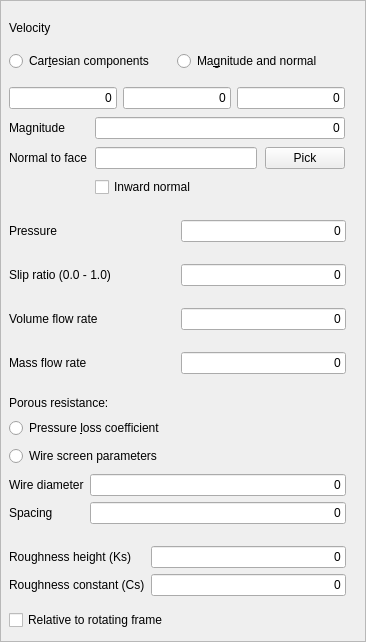
        <widget class="QFrame" name="basicFrame">
         <property name="frameShape">
          <enum>QFrame::StyledPanel</enum>
         </property>
         <property name="frameShadow">
          <enum>QFrame::Raised</enum>
         </property>
         <layout class="QVBoxLayout" name="layoutBasicPanel">
          <property name="leftMargin">
           <number>8</number>
          </property>
          <item>
           <layout class="QVBoxLayout" name="layoutBasicValues">
            <item>
             <widget class="QFrame" name="frame1">
              <property name="frameShape">
               <enum>QFrame::NoFrame</enum>
              </property>
              <property name="frameShadow">
               <enum>QFrame::Raised</enum>
              </property>
              <layout class="QVBoxLayout" name="layoutVelocity">
               <property name="spacing">
                <number>8</number>
               </property>
               <property name="leftMargin">
                <number>0</number>
               </property>
               <item>
                <widget class="QLabel" name="label_velocity">
                 <property name="text">
                  <string>Velocity</string>
                 </property>
                </widget>
               </item>
               <item>
                <layout class="QGridLayout" name="gridLayout">
                 <property name="topMargin">
                  <number>8</number>
                 </property>
                 <property name="rightMargin">
                  <number>8</number>
                 </property>
                 <property name="bottomMargin">
                  <number>8</number>
                 </property>
                 <property name="spacing">
                  <number>8</number>
                 </property>
                 <item row="0" column="0">
                  <widget class="QRadioButton" name="radioButtonCart">
                   <property name="text">
                    <string>Car&amp;tesian components</string>
                   </property>
                  </widget>
                 </item>
                 <item row="0" column="1">
                  <widget class="QRadioButton" name="radioButtonMagNormal">
                   <property name="text">
                    <string>Ma&amp;gnitude and normal</string>
                   </property>
                  </widget>
                 </item>
                </layout>
               </item>
               <item>
                <widget class="QFrame" name="frameCart">
                 <property name="frameShape">
                  <enum>QFrame::NoFrame</enum>
                 </property>
                 <property name="frameShadow">
                  <enum>QFrame::Raised</enum>
                 </property>
                 <layout class="QHBoxLayout" name="horizontalLayout">
                  <property name="leftMargin">
                   <number>0</number>
                  </property>
                  <property name="topMargin">
                   <number>0</number>
                  </property>
                  <property name="rightMargin">
                   <number>0</number>
                  </property>
                  <property name="bottomMargin">
                   <number>0</number>
                  </property>
                  <item>
                   <widget class="Gui::InputField" name="inputCartX">
                    <property name="sizePolicy">
                     <sizepolicy hsizetype="Preferred" vsizetype="Fixed">
                      <horstretch>0</horstretch>
                      <verstretch>0</verstretch>
                     </sizepolicy>
                    </property>
                    <property name="text">
                     <string>0</string>
                    </property>
                    <property name="alignment">
                     <set>Qt::AlignRight|Qt::AlignTrailing|Qt::AlignVCenter</set>
                    </property>
                    <property name="singleStep" stdset="0">
                     <double>0.100000000000000</double>
                    </property>
                    <property name="unit" stdset="0">
                     <string notr="true">m/s</string>
                    </property>
                    <property name="format" stdset="0">
                     <number>0</number>
                    </property>
                   </widget>
                  </item>
                  <item>
                   <widget class="Gui::InputField" name="inputCartY">
                    <property name="sizePolicy">
                     <sizepolicy hsizetype="Preferred" vsizetype="Fixed">
                      <horstretch>0</horstretch>
                      <verstretch>0</verstretch>
                     </sizepolicy>
                    </property>
                    <property name="text">
                     <string>0</string>
                    </property>
                    <property name="alignment">
                     <set>Qt::AlignRight|Qt::AlignTrailing|Qt::AlignVCenter</set>
                    </property>
                    <property name="singleStep" stdset="0">
                     <double>0.100000000000000</double>
                    </property>
                    <property name="unit" stdset="0">
                     <string notr="true">m/s</string>
                    </property>
                    <property name="format" stdset="0">
                     <number>0</number>
                    </property>
                   </widget>
                  </item>
                  <item>
                   <widget class="Gui::InputField" name="inputCartZ">
                    <property name="sizePolicy">
                     <sizepolicy hsizetype="Preferred" vsizetype="Fixed">
                      <horstretch>0</horstretch>
                      <verstretch>0</verstretch>
                     </sizepolicy>
                    </property>
                    <property name="text">
                     <string>0</string>
                    </property>
                    <property name="alignment">
                     <set>Qt::AlignRight|Qt::AlignTrailing|Qt::AlignVCenter</set>
                    </property>
                    <property name="singleStep" stdset="0">
                     <double>0.100000000000000</double>
                    </property>
                    <property name="unit" stdset="0">
                     <string notr="true">m/s</string>
                    </property>
                    <property name="format" stdset="0">
                     <number>0</number>
                    </property>
                   </widget>
                  </item>
                 </layout>
                </widget>
               </item>
               <item>
                <widget class="QFrame" name="frameMagNormal">
                 <property name="frameShape">
                  <enum>QFrame::NoFrame</enum>
                 </property>
                 <property name="frameShadow">
                  <enum>QFrame::Raised</enum>
                 </property>
                 <layout class="QFormLayout" name="layoutMagNormal">
                  <property name="horizontalSpacing">
                   <number>8</number>
                  </property>
                  <property name="verticalSpacing">
                   <number>8</number>
                  </property>
                  <property name="leftMargin">
                   <number>0</number>
                  </property>
                  <property name="topMargin">
                   <number>0</number>
                  </property>
                  <property name="rightMargin">
                   <number>0</number>
                  </property>
                  <property name="bottomMargin">
                   <number>0</number>
                  </property>
                  <item row="0" column="0">
                   <widget class="QLabel" name="label_2">
                    <property name="text">
                     <string>Magnitude</string>
                    </property>
                   </widget>
                  </item>
                  <item row="0" column="1">
                   <widget class="Gui::InputField" name="inputVelocityMag">
                    <property name="sizePolicy">
                     <sizepolicy hsizetype="MinimumExpanding" vsizetype="Fixed">
                      <horstretch>0</horstretch>
                      <verstretch>0</verstretch>
                     </sizepolicy>
                    </property>
                    <property name="text">
                     <string>0</string>
                    </property>
                    <property name="alignment">
                     <set>Qt::AlignRight|Qt::AlignTrailing|Qt::AlignVCenter</set>
                    </property>
                    <property name="singleStep" stdset="0">
                     <double>2.000000000000000</double>
                    </property>
                    <property name="minimum" stdset="0">
                     <double>0.000000000000000</double>
                    </property>
                    <property name="unit" stdset="0">
                     <string notr="true">m/s</string>
                    </property>
                    <property name="format" stdset="0">
                     <number>0</number>
                    </property>
                   </widget>
                  </item>
                  <item row="1" column="0">
                   <widget class="QLabel" name="label_5">
                    <property name="text">
                     <string>Normal to face</string>
                    </property>
                   </widget>
                  </item>
                  <item row="1" column="1">
                   <layout class="QHBoxLayout" name="layoutDirectionFace">
                    <item>
                     <widget class="QLineEdit" name="lineDirection">
                      <property name="text">
                       <string/>
                      </property>
                     </widget>
                    </item>
                    <item>
                     <widget class="QPushButton" name="buttonDirection">
                      <property name="sizePolicy">
                       <sizepolicy hsizetype="Preferred" vsizetype="Fixed">
                        <horstretch>0</horstretch>
                        <verstretch>0</verstretch>
                       </sizepolicy>
                      </property>
                      <property name="maximumSize">
                       <size>
                        <width>16777215</width>
                        <height>16777215</height>
                       </size>
                      </property>
                      <property name="text">
                       <string>Pick</string>
                      </property>
                     </widget>
                    </item>
                   </layout>
                  </item>
                  <item row="2" column="1">
                   <widget class="QCheckBox" name="checkReverse">
                    <property name="enabled">
                     <bool>true</bool>
                    </property>
                    <property name="minimumSize">
                     <size>
                      <width>160</width>
                      <height>0</height>
                     </size>
                    </property>
                    <property name="maximumSize">
                     <size>
                      <width>200</width>
                      <height>16777215</height>
                     </size>
                    </property>
                    <property name="text">
                     <string>Inward normal</string>
                    </property>
                   </widget>
                  </item>
                 </layout>
                </widget>
               </item>
              </layout>
             </widget>
            </item>
            <item>
             <widget class="QFrame" name="frame2">
              <property name="frameShape">
               <enum>QFrame::NoFrame</enum>
              </property>
              <property name="frameShadow">
               <enum>QFrame::Raised</enum>
              </property>
              <layout class="QHBoxLayout" name="horzLayout_2">
               <property name="leftMargin">
                <number>0</number>
               </property>
               <property name="topMargin">
                <number>8</number>
               </property>
               <property name="rightMargin">
                <number>8</number>
               </property>
               <property name="bottomMargin">
                <number>8</number>
               </property>
               <item>
                <widget class="QLabel" name="label_5">
                 <property name="text">
                  <string>Pressure</string>
                 </property>
                </widget>
               </item>
               <item>
                <widget class="Gui::InputField" name="inputPressure">
                 <property name="sizePolicy">
                  <sizepolicy hsizetype="Preferred" vsizetype="Fixed">
                   <horstretch>0</horstretch>
                   <verstretch>0</verstretch>
                  </sizepolicy>
                 </property>
                 <property name="text">
                  <string>0</string>
                 </property>
                 <property name="alignment">
                  <set>Qt::AlignRight|Qt::AlignTrailing|Qt::AlignVCenter</set>
                 </property>
                 <property name="singleStep" stdset="0">
                  <double>2.000000000000000</double>
                 </property>
                 <property name="unit" stdset="0">
                  <string notr="true">kg/m/s^2</string>
                 </property>
                 <property name="format" stdset="0">
                  <number>0</number>
                 </property>
                </widget>
               </item>
              </layout>
             </widget>
            </item>
            <item>
             <widget class="QFrame" name="frame3">
              <property name="frameShape">
               <enum>QFrame::NoFrame</enum>
              </property>
              <property name="frameShadow">
               <enum>QFrame::Raised</enum>
              </property>
              <layout class="QHBoxLayout" name="horzLayout_3">
               <property name="leftMargin">
                <number>0</number>
               </property>
               <property name="topMargin">
                <number>8</number>
               </property>
               <property name="rightMargin">
                <number>8</number>
               </property>
               <property name="bottomMargin">
                <number>8</number>
               </property>
               <item>
                <widget class="QLabel" name="label_4">
                 <property name="text">
                  <string>Slip ratio (0.0 - 1.0)</string>
                 </property>
                </widget>
               </item>
               <item>
                <widget class="Gui::InputField" name="inputSlipRatio">
                 <property name="sizePolicy">
                  <sizepolicy hsizetype="Preferred" vsizetype="Fixed">
                   <horstretch>0</horstretch>
                   <verstretch>0</verstretch>
                  </sizepolicy>
                 </property>
                 <property name="text">
                  <string>0</string>
                 </property>
                 <property name="alignment">
                  <set>Qt::AlignRight|Qt::AlignTrailing|Qt::AlignVCenter</set>
                 </property>
                 <property name="singleStep" stdset="0">
                  <double>0.100000000000000</double>
                 </property>
                 <property name="minimum" stdset="0">
                  <double>0.000000000000000</double>
                 </property>
                 <property name="maximum" stdset="0">
                  <double>1.000000000000000</double>
                 </property>
                 <property name="unit" stdset="0">
                  <string notr="true"/>
                 </property>
                 <property name="format" stdset="0">
                  <number>0</number>
                 </property>
                </widget>
               </item>
              </layout>
             </widget>
            </item>
            <item>
             <widget class="QFrame" name="frame4">
              <property name="frameShape">
               <enum>QFrame::NoFrame</enum>
              </property>
              <property name="frameShadow">
               <enum>QFrame::Raised</enum>
              </property>
              <layout class="QHBoxLayout" name="horzLayout_4">
               <property name="leftMargin">
                <number>0</number>
               </property>
               <property name="topMargin">
                <number>8</number>
               </property>
               <property name="rightMargin">
                <number>8</number>
               </property>
               <property name="bottomMargin">
                <number>8</number>
               </property>
               <item>
                <widget class="QLabel" name="label_4">
                 <property name="text">
                  <string>Volume flow rate</string>
                 </property>
                </widget>
               </item>
               <item>
                <widget class="Gui::InputField" name="inputVolFlowRate">
                 <property name="sizePolicy">
                  <sizepolicy hsizetype="Preferred" vsizetype="Fixed">
                   <horstretch>0</horstretch>
                   <verstretch>0</verstretch>
                  </sizepolicy>
                 </property>
                 <property name="text">
                  <string>0</string>
                 </property>
                 <property name="alignment">
                  <set>Qt::AlignRight|Qt::AlignTrailing|Qt::AlignVCenter</set>
                 </property>
                 <property name="singleStep" stdset="0">
                  <double>10000.000000000000000</double>
                 </property>
                 <property name="unit" stdset="0">
                  <string notr="true">m^3/s</string>
                 </property>
                 <property name="format" stdset="0">
                  <number>0</number>
                 </property>
                </widget>
               </item>
              </layout>
             </widget>
            </item>
            <item>
             <widget class="QFrame" name="frame5">
              <property name="frameShape">
               <enum>QFrame::NoFrame</enum>
              </property>
              <property name="frameShadow">
               <enum>QFrame::Raised</enum>
              </property>
              <layout class="QHBoxLayout" name="horzLayout_5">
               <property name="leftMargin">
                <number>0</number>
               </property>
               <property name="topMargin">
                <number>8</number>
               </property>
               <property name="rightMargin">
                <number>8</number>
               </property>
               <property name="bottomMargin">
                <number>8</number>
               </property>
               <item>
                <widget class="QLabel" name="label_4">
                 <property name="text">
                  <string>Mass flow rate</string>
                 </property>
                </widget>
               </item>
               <item>
                <widget class="Gui::InputField" name="inputMassFlowRate">
                 <property name="sizePolicy">
                  <sizepolicy hsizetype="Preferred" vsizetype="Fixed">
                   <horstretch>0</horstretch>
                   <verstretch>0</verstretch>
                  </sizepolicy>
                 </property>
                 <property name="text">
                  <string>0</string>
                 </property>
                 <property name="alignment">
                  <set>Qt::AlignRight|Qt::AlignTrailing|Qt::AlignVCenter</set>
                 </property>
                 <property name="singleStep" stdset="0">
                  <double>0.100000000000000</double>
                 </property>
                 <property name="unit" stdset="0">
                  <string notr="true">kg/s</string>
                 </property>
                 <property name="format" stdset="0">
                  <number>0</number>
                 </property>
                </widget>
               </item>
              </layout>
             </widget>
            </item>
            <item>
             <widget class="QFrame" name="frame7">
              <property name="frameShape">
               <enum>QFrame::NoFrame</enum>
              </property>
              <property name="frameShadow">
               <enum>QFrame::Raised</enum>
              </property>
              <layout class="QVBoxLayout" name="porousLayout">
               <property name="spacing">
                <number>8</number>
               </property>
               <property name="leftMargin">
                <number>0</number>
               </property>
               <property name="topMargin">
                <number>8</number>
               </property>
               <property name="rightMargin">
                <number>8</number>
               </property>
               <property name="bottomMargin">
                <number>8</number>
               </property>
               <item>
                <widget class="QLabel" name="label_3">
                 <property name="text">
                  <string>Porous resistance:</string>
                 </property>
                </widget>
               </item>
               <item>
                <widget class="QRadioButton" name="radioButtonPorousCoeff">
                 <property name="text">
                  <string>Pressure &amp;loss coefficient</string>
                 </property>
                 <attribute name="buttonGroup">
                  <string notr="true">buttonGroupPorous</string>
                 </attribute>
                </widget>
               </item>
               <item>
                <widget class="QRadioButton" name="radioButtonPorousScreen">
                 <property name="text">
                  <string>Wire screen parameters</string>
                 </property>
                 <attribute name="buttonGroup">
                  <string notr="true">buttonGroupPorous</string>
                 </attribute>
                </widget>
               </item>
               <item>
                <widget class="QStackedWidget" name="stackedWidgetPorous">
                 <property name="currentIndex">
                  <number>1</number>
                 </property>
                 <widget class="QWidget" name="pagePorousCoeff">
                  <layout class="QFormLayout" name="horzLayout_5">
                   <property name="leftMargin">
                    <number>0</number>
                   </property>
                   <property name="topMargin">
                    <number>0</number>
                   </property>
                   <property name="rightMargin">
                    <number>0</number>
                   </property>
                   <property name="bottomMargin">
                    <number>0</number>
                   </property>
                   <item row="0" column="0">
                    <widget class="QLabel" name="label_4">
                     <property name="sizePolicy">
                      <sizepolicy hsizetype="Preferred" vsizetype="Preferred">
                       <horstretch>0</horstretch>
                       <verstretch>0</verstretch>
                      </sizepolicy>
                     </property>
                     <property name="text">
                      <string>Pressure loss coefficient</string>
                     </property>
                    </widget>
                   </item>
                   <item row="0" column="1">
                    <widget class="Gui::InputField" name="inputPressureDropCoeff">
                     <property name="sizePolicy">
                      <sizepolicy hsizetype="Preferred" vsizetype="Fixed">
                       <horstretch>0</horstretch>
                       <verstretch>0</verstretch>
                      </sizepolicy>
                     </property>
                     <property name="text">
                      <string>0</string>
                     </property>
                     <property name="alignment">
                      <set>Qt::AlignRight|Qt::AlignTrailing|Qt::AlignVCenter</set>
                     </property>
                     <property name="singleStep" stdset="0">
                      <double>0.100000000000000</double>
                     </property>
                     <property name="minimum" stdset="0">
                      <double>0.000000000000000</double>
                     </property>
                     <property name="unit" stdset="0">
                      <string notr="true"/>
                     </property>
                     <property name="format" stdset="0">
                      <number>0</number>
                     </property>
                    </widget>
                   </item>
                  </layout>
                 </widget>
                 <widget class="QWidget" name="pagePorousScreen">
                  <layout class="QFormLayout" name="horzLayout_5">
                   <property name="fieldGrowthPolicy">
                    <enum>QFormLayout::AllNonFixedFieldsGrow</enum>
                   </property>
                   <property name="leftMargin">
                    <number>0</number>
                   </property>
                   <property name="topMargin">
                    <number>0</number>
                   </property>
                   <property name="rightMargin">
                    <number>0</number>
                   </property>
                   <property name="bottomMargin">
                    <number>0</number>
                   </property>
                   <item row="0" column="0">
                    <widget class="QLabel" name="label_4">
                     <property name="text">
                      <string>Wire diameter</string>
                     </property>
                    </widget>
                   </item>
                   <item row="0" column="1">
                    <widget class="Gui::InputField" name="inputWireDiameter">
                     <property name="sizePolicy">
                      <sizepolicy hsizetype="Preferred" vsizetype="Fixed">
                       <horstretch>0</horstretch>
                       <verstretch>0</verstretch>
                      </sizepolicy>
                     </property>
                     <property name="text">
                      <string>0</string>
                     </property>
                     <property name="alignment">
                      <set>Qt::AlignRight|Qt::AlignTrailing|Qt::AlignVCenter</set>
                     </property>
                     <property name="singleStep" stdset="0">
                      <double>0.100000000000000</double>
                     </property>
                     <property name="minimum" stdset="0">
                      <double>0.100000000000000</double>
                     </property>
                     <property name="unit" stdset="0">
                      <string notr="true">mm</string>
                     </property>
                     <property name="format" stdset="0">
                      <number>0</number>
                     </property>
                    </widget>
                   </item>
                   <item row="1" column="0">
                    <widget class="QLabel" name="label_4">
                     <property name="text">
                      <string>Spacing</string>
                     </property>
                     <property name="wordWrap">
                      <bool>false</bool>
                     </property>
                    </widget>
                   </item>
                   <item row="1" column="1">
                    <widget class="Gui::InputField" name="inputSpacing">
                     <property name="sizePolicy">
                      <sizepolicy hsizetype="Preferred" vsizetype="Fixed">
                       <horstretch>0</horstretch>
                       <verstretch>0</verstretch>
                      </sizepolicy>
                     </property>
                     <property name="text">
                      <string>0</string>
                     </property>
                     <property name="alignment">
                      <set>Qt::AlignRight|Qt::AlignTrailing|Qt::AlignVCenter</set>
                     </property>
                     <property name="singleStep" stdset="0">
                      <double>1.000000000000000</double>
                     </property>
                     <property name="minimum" stdset="0">
                      <double>0.000000000000000</double>
                     </property>
                     <property name="unit" stdset="0">
                      <string notr="true">mm</string>
                     </property>
                     <property name="format" stdset="0">
                      <number>0</number>
                     </property>
                    </widget>
                   </item>
                  </layout>
                 </widget>
                </widget>
               </item>
              </layout>
             </widget>
            </item>
            <item>
             <widget class="QFrame" name="frame_2">
              <property name="frameShape">
               <enum>QFrame::NoFrame</enum>
              </property>
              <property name="frameShadow">
               <enum>QFrame::Raised</enum>
              </property>
              <layout class="QFormLayout" name="formLayout_2">
               <property name="leftMargin">
                <number>0</number>
               </property>
               <property name="topMargin">
                <number>8</number>
               </property>
               <property name="rightMargin">
                <number>8</number>
               </property>
               <property name="bottomMargin">
                <number>8</number>
               </property>
               <item row="0" column="0">
                <widget class="QLabel" name="label_7">
                 <property name="text">
                  <string>Roughness height (Ks)</string>
                 </property>
                </widget>
               </item>
               <item row="0" column="1">
                <widget class="Gui::InputField" name="inputRoughnessHeight">
                 <property name="text">
                  <string>0</string>
                 </property>
                 <property name="alignment">
                  <set>Qt::AlignRight|Qt::AlignTrailing|Qt::AlignVCenter</set>
                 </property>
                 <property name="singleStep" stdset="0">
                  <double>0.100000000000000</double>
                 </property>
                 <property name="minimum" stdset="0">
                  <double>0.000000000000000</double>
                 </property>
                 <property name="unit" stdset="0">
                  <string notr="true">mm</string>
                 </property>
                 <property name="format" stdset="0">
                  <number>0</number>
                 </property>
                </widget>
               </item>
               <item row="1" column="0">
                <widget class="QLabel" name="label_11">
                 <property name="text">
                  <string>Roughness constant (Cs)</string>
                 </property>
                </widget>
               </item>
               <item row="1" column="1">
                <widget class="Gui::InputField" name="inputRoughnessConstant">
                 <property name="text">
                  <string>0</string>
                 </property>
                 <property name="alignment">
                  <set>Qt::AlignRight|Qt::AlignTrailing|Qt::AlignVCenter</set>
                 </property>
                 <property name="singleStep" stdset="0">
                  <double>0.100000000000000</double>
                 </property>
                 <property name="minimum" stdset="0">
                  <double>0.500000000000000</double>
                 </property>
                 <property name="maximum" stdset="0">
                  <double>1.000000000000000</double>
                 </property>
                 <property name="unit" stdset="0">
                  <string notr="true"/>
                 </property>
                 <property name="format" stdset="0">
                  <number>0</number>
                 </property>
                </widget>
               </item>
              </layout>
             </widget>
            </item>
            <item>
             <widget class="QFrame" name="frame6">
              <property name="frameShape">
               <enum>QFrame::NoFrame</enum>
              </property>
              <property name="frameShadow">
               <enum>QFrame::Raised</enum>
              </property>
              <layout class="QHBoxLayout" name="relativeLayout">
               <property name="leftMargin">
                <number>0</number>
               </property>
               <property name="topMargin">
                <number>0</number>
               </property>
               <property name="rightMargin">
                <number>0</number>
               </property>
               <property name="bottomMargin">
                <number>0</number>
               </property>
               <item>
                <widget class="QCheckBox" name="cb_relative_srf">
                 <property name="text">
                  <string>Relative to rotating frame</string>
                 </property>
                </widget>
               </item>
              </layout>
             </widget>
            </item>
           </layout>
          </item>
         </layout>
        </widget>
